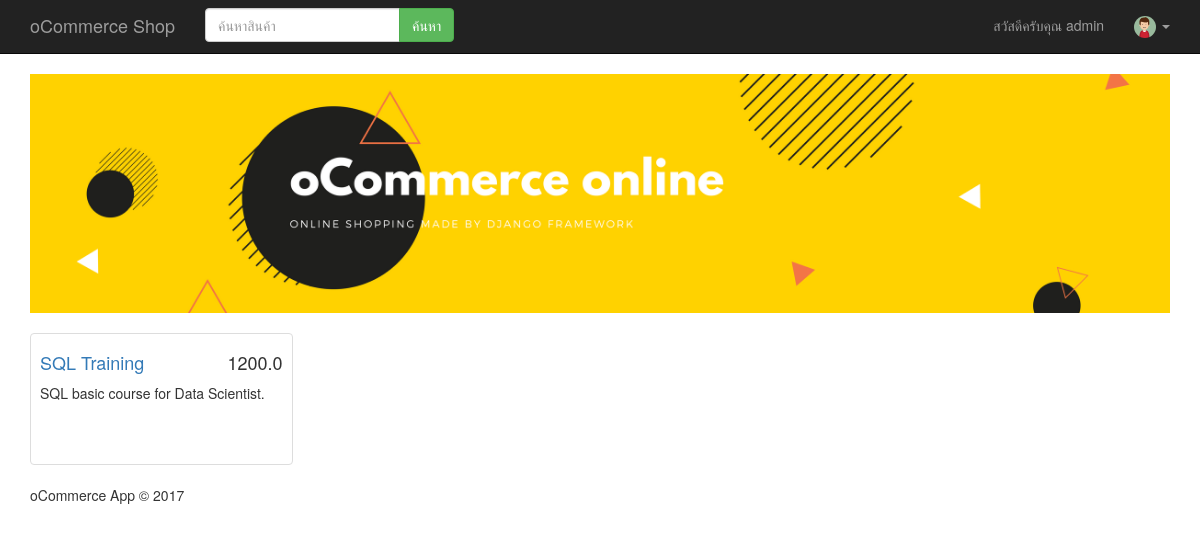
Screenshot of / (signed in) with the database file from the repository.
### store_app/models.py (models this page shows, shortened)
class Product(models.Model):
    CATEGORY_CHOICES = (
        ("IT", "IT & Gadget"),
        ("EL", "Electronics"),
        ("FA", "Fashion")
    )
    name = models.CharField(max_length=255)
    detail = models.CharField(max_length=500)
    price = models.FloatField()
    photo = models.ImageField(upload_to='products')
    category = models.CharField(max_length=2, choices=CATEGORY_CHOICES)
    status = models.BooleanField(default=True)
    created_at = models.DateTimeField(auto_now_add=True)
    last_updated = models.DateTimeField(auto_now=True)

### store_app/views.py (the view)
# urls.py: 2. Add a URL to urlpatterns:  path('', views.home, name='home')
def home(request):
    products = Product.objects.filter(status=True)
    return render(request, 'index.html', {"products" : products})

### store_app/templates/index.html (shortened to what this page needs)
{% extends 'base.html' %}
{% load staticfiles %}
{% block page %}
<div class="row banner">
    <div class="col-md-12">
        <img src="{% static 'img/banner.png' %}" alt="">
    </div>
</div>
<div class="row">
    {% for product in products %}
    <div class="col-sm-3 col-lg-3 col-md-3">
        <div class="thumbnail">
            <div class="caption">
                <h4 class="pull-right">{{ product.price }}</h4>
                <h4><a href="{% url 'product_detail' product.id %}" > {{ product.name }}</a></h4>
                <p>{{ product.detail }}</p>
            </div>
        </div>
    </div>
    {% endfor %}
</div>
{% endblock %}

### store_app/templates/base.html (shortened to what this page needs)
{% load staticfiles %}
<!DOCTYPE html>
<html lang="en">
<head>
    <link rel="stylesheet" href="{% static 'css/bootstrap.min.css' %}" />
    <link rel="stylesheet" href="{% static 'css/app.css' %}" />
</head>
<body>
    <nav class="navbar navbar-inverse navbar-static-top">
        <div class="container">
            <div class="navbar-header">
                <a href="{% url 'home' %}" class="navbar-brand">oCommerce Shop</a>
            </div>
            <form action="/search/" method="GET" role="search" class="navbar-form navbar-left">
                <div class="form-group">
                    <div class="input-group">
                        <input type="text" name="product_search" class="form-control" placeholder="ค้นหาสินค้า">
                        <span class="input-group-btn">
                            <button type="" class="btn btn-success">ค้นหา</button>
                        </span>
                    </div>
                </div>
            </form>
            <ul class="nav navbar-nav navbar-right">
                {% if user and not user.is_anonymous %}
                    <li><a href="#">สวัสดีครับคุณ {{ user.get_full_name|default:user.username }}</a></li>
                    <li class="dropdown">
                        <a href="#" class="dropdown-toggle" data-toggle="dropdown"
                            role="button" aria-haspopup="true" aria-expanded="false">
                            <img src="{% if user.customer  %}
                                {{ user.customer.photo }}
                                {% else %}
                                {% static 'img/photo.png' %}
                                {% endif %}" class="img-circle" height="22px" width="22px" /> <span class="caret"></span></a>
                    </li>
                {% else %}
                    <li><a href="{% url 'social:begin' 'facebook' %}?next={{request.path}}"> Login with Facebook</a></li>
                {% endif %}
            </ul>
        </div>
    </nav>
    <div id="body">
        <div class="container">
            {% block page %} {% endblock %}
        </div>
    </div>
    <footer class="footer">
        <div class="container">
            <p>oCommerce App &copy; 2017</p>
        </div>
    </footer>
</body>
</html>

### store_app/static/css/app.css (style rules this page uses)
.banner { margin-bottom: 20px; }
.banner img { width: 100%; }
.thumbnail { padding: 0; }
.caption { height: 130px; overflow: hidden; }
.caption h4 { white-space: nowrap; }

### rows the page displays
Product: price "1200.0", name "SQL Training", detail "SQL basic course for Data Scientist."

### other values shown
{{ user.get_full_name|default:user.username }} "admin"
